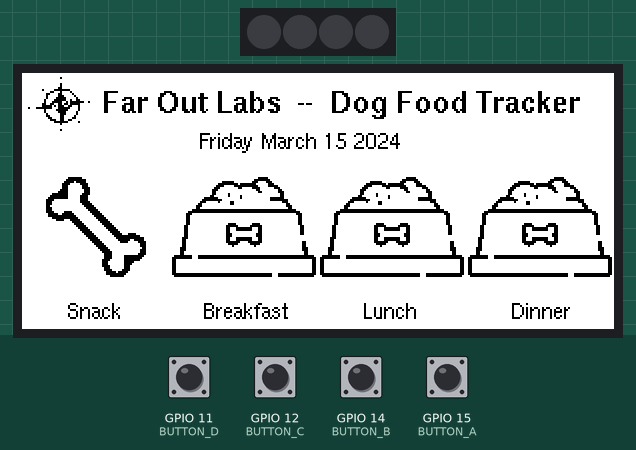
A sketch run on a simulated ESP32-S2. Parts: 4 RGB LEDs in strip order, left to right, 296×128 colour display. Inputs (shaded band) come from the test bench; at power-on: GPIO 11 (BUTTON_D), GPIO 12 (BUTTON_C), GPIO 14 (BUTTON_B), GPIO 15 (BUTTON_A) HIGH. Dim RGB values are drawn brighter than linear; WiFi joins after 1.5 s; servers stay silent unless stated; the local clock reads 2024-03-15 10:24:30 at power-on unless the sketch sets it; not simulated (calls return 0 or success): wifi_password.h; what the sketch prints to the serial monitor is not drawn.

Above: at 4.9 s.
5.0 s: GPIO 11 (BUTTON_D) pulled LOW for 0.15 s
At 6.1 s:
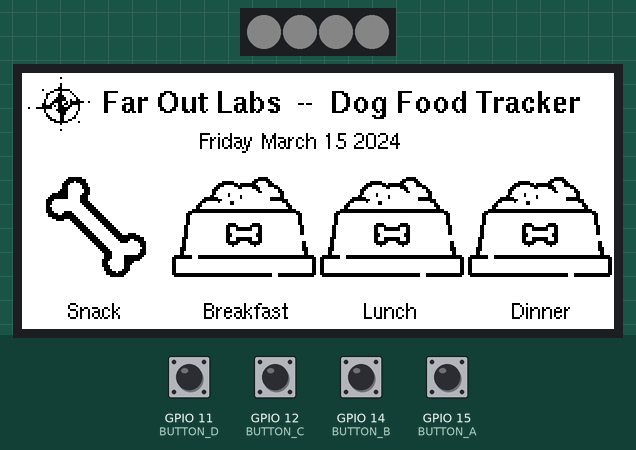
8.1 s: GPIO 12 (BUTTON_C) pulled LOW for 0.15 s
At 10.9 s:
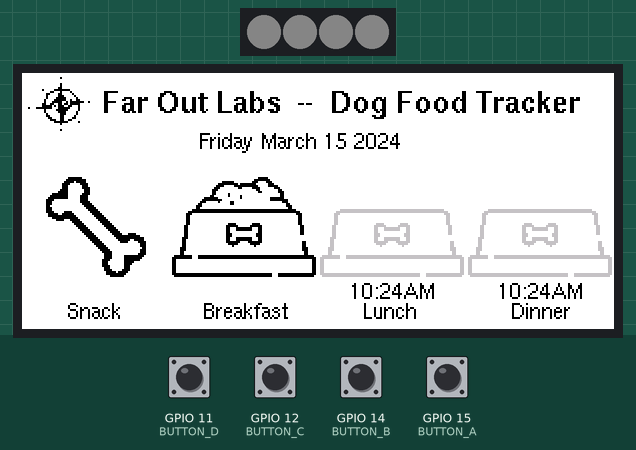
11.2 s: GPIO 14 (BUTTON_B) pulled LOW for 0.15 s
At 14.0 s:
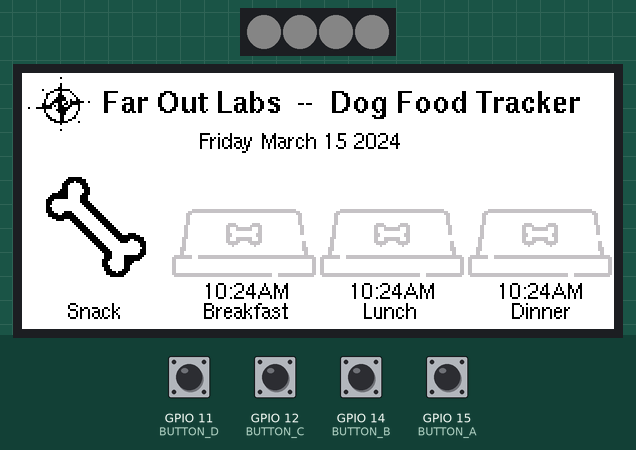
14.3 s: GPIO 15 (BUTTON_A) pulled LOW for 0.15 s
At 16.9 s:
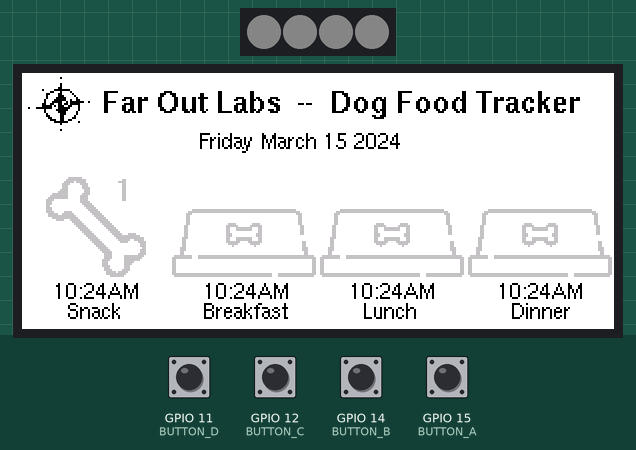
17.4 s: GPIO 11 (BUTTON_D) pulled LOW for 1 s
At 20.5 s:
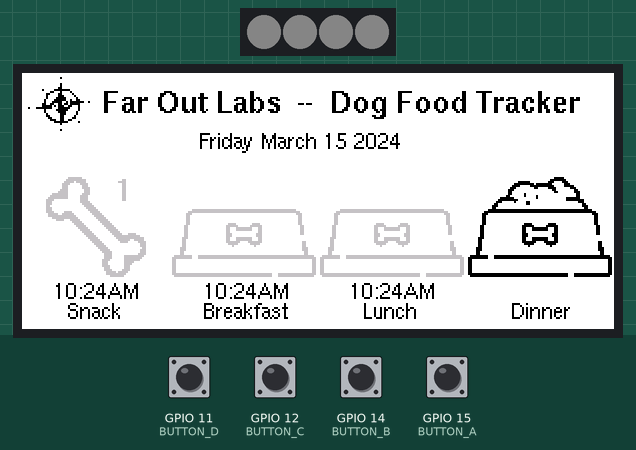
20.9 s: GPIO 12 (BUTTON_C) pulled LOW for 1 s
At 30.2 s:
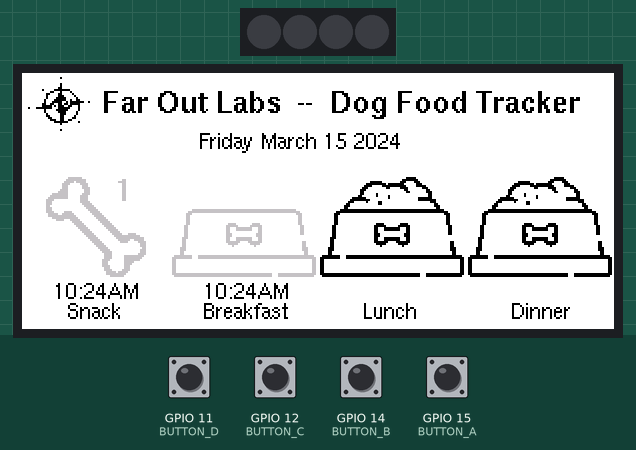
Timing chart, 0 to 30.5 s (numbered marks = the images above; inputs shaded):
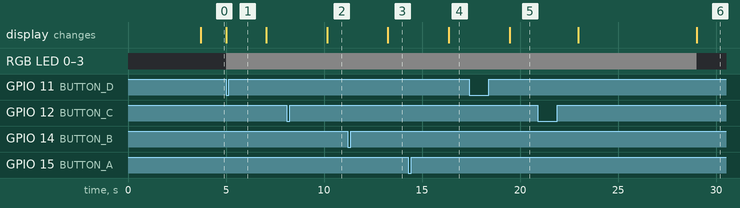

Measured:
- after the input at 5.0 s, RGB LED 0–3: off → RGB(8, 8, 8) at once
- after the input at 8.1 s, the display: changes after 2.1 s (image 2)
- after the input at 11.2 s, the display: changes after 2.1 s (image 3)
- after the input at 14.3 s, the display: changes after 2.1 s (image 4)
- after the input at 17.4 s, the display: changes after 2.1 s (image 5)
- after the input at 20.9 s, the display: first changes after 2.1 s (image 6 shows a later state)

The sketch:

epaper-magtag.ino
```cpp
// (licence header left out)
/*  History:

13sept21 alx Cleaned up for the public

*/


// Set Arduino Board to "Adafruit ESP32 MagTag 2.9"" - all defaults...

#include <SPI.h>
#include <Wire.h>
#include <time.h>

#include "Adafruit_ThinkInk.h"
#include <Adafruit_GFX.h>
#include <Adafruit_NeoPixel.h>
#include <U8g2_for_Adafruit_GFX.h>

#include <WiFi.h>
#include <HTTPClient.h>
#include <WiFiClient.h>

#include "wifi_password.h"
#include "icons.h"


// define this to have the device go to sleep instead of going idle.  Wake with the A button.
// note: not really well tested-  use at your own risk...
//#define SLEEP_ENABLED


#define EPD_CS           8
#define EPD_DC           7
#define SRAM_CS         -1
#define EPD_RESET        6   // can set to -1 and share with microcontroller Reset!
#define EPD_BUSY         5   // can set to -1 to not use a pin (will wait a fixed delay)
#define SD_CS           -1
#define VREF_PIN         4
#define NEOPIX_POWER_PIN GPIO_NUM_21
#define NEOPIX_PIN       GPIO_NUM_1

#define BATTERY_VID_THRESHOLD 50   // percent
#define LOW_BATTERY_THRESHOLD 10   // percent

#define PIXEL_COUNT       4        // Number of NeoPixels on MagTag
#define PIXEL_BRIGHTNESS 16

#define BUTTON_A GPIO_NUM_15
#define BUTTON_B GPIO_NUM_14
#define BUTTON_C GPIO_NUM_12
#define BUTTON_D GPIO_NUM_11

#define kFoodIconWidth        74
#define kFoodIconHeight       74

#define kTimeoutThresholdSecs 8


typedef struct
{
    const uint8_t PIN;
    bool          pressed;
} ButtonRecord;

typedef struct
{
  uint8_t hour;
  uint8_t min;
  uint8_t sec;
  uint8_t day;
} TimeRecord;


enum button_state
{
  kFoodSnackBit     = 1 << 0,
  kFoodBreakfastBit = 1 << 1,
  kFoodLunchBit     = 1 << 2,
  kFoodDinnerBit    = 1 << 3
};

enum alignment
{
  LEFT,
  RIGHT,
  CENTER
};


static const char* s_ssid     = STASSID;
static const char* s_password = STAPSK;

static const char* s_timezone            = "PST8PDT,M3.2.0,M11.1.0";
static const char* s_ntp_server          = "pool.ntp.org";
static int         s_gmt_offset_sec      = -25200; // GMT Offset is 0, for US (-5Hrs) is typically -18000, AU is typically (+8hrs) 28800
static int         s_daylight_offset_sec = 3600;   // In the US/UK DST is +1hr or 3600-secs, other countries may use 2hrs 7200 or 30-mins 1800 or 5.5hrs 19800 Ahead of GMT use + offset behind - offset

static long s_sleep_duration_mins = 60;  // Sleep time in minutes (1 hour so that we can reset the states promptly at midnight)
static int  s_wifi_signal = 0;

static String     s_date_str;
static uint8_t    s_startup_day    = 0;
static TimeRecord s_last_update    = {};
static TimeRecord s_last_snack     = {};
static TimeRecord s_last_breakfast = {};
static TimeRecord s_last_lunch     = {};
static TimeRecord s_last_dinner    = {};

static const char* kFoodSnack     = "Snack";
static const char* kFoodBreakfast = "Breakfast";
static const char* kFoodLunch     = "Lunch";
static const char* kFoodDinner    = "Dinner";

static bool s_idle = false;
static bool s_display_needs_refresh = false;

RTC_DATA_ATTR uint8_t rtc_button_state = 0;
RTC_DATA_ATTR uint8_t rtc_snack_count  = 0;

RTC_DATA_ATTR ButtonRecord button1 = { BUTTON_A, false };
RTC_DATA_ATTR ButtonRecord button2 = { BUTTON_B, false };
RTC_DATA_ATTR ButtonRecord button3 = { BUTTON_C, false };
RTC_DATA_ATTR ButtonRecord button4 = { BUTTON_D, false };

#ifdef SLEEP_ENABLED
RTC_DATA_ATTR bool rtc_booted = false;
#endif

// static classes
Adafruit_NeoPixel strip( PIXEL_COUNT, NEOPIX_PIN, NEO_GRB + NEO_KHZ800 );

// 2.9" Grayscale Featherwing or Breakout:
ThinkInk_290_Grayscale4_T5 display( EPD_DC, EPD_RESET, EPD_CS, SRAM_CS, EPD_BUSY );

U8G2_FOR_ADAFRUIT_GFX u8g2Fonts;  // Select u8g2 font from here: https://github.com/olikraus/u8g2/wiki/fntlistall


//#########################################################################################
// code

void drawString( int x, int y, String text, alignment alignment )
{
  int16_t  x1, y1; //the bounds of x,y and w and h of the variable 'text' in pixels.
  uint16_t w, h;
  display.setTextWrap(false);
  display.getTextBounds(text, x, y, &x1, &y1, &w, &h);
  if (alignment == RIGHT)  x = x - w;
  if (alignment == CENTER) x = x - w / 2;
  u8g2Fonts.setCursor(x, y + h);
  u8g2Fonts.print(text);
}


void drawTime( int x, int y, TimeRecord* tm )
{
  int16_t  x1, y1; //the bounds of x,y and w and h of the variable 'text' in pixels.
  uint16_t w, h;

  char update_time[30];
  struct tm timeInfo = {0};
  timeInfo.tm_hour = tm->hour;
  timeInfo.tm_min  = tm->min;
  timeInfo.tm_sec  = tm->sec;
  timeInfo.tm_mday = tm->day;
  strftime( update_time, sizeof( update_time ), "%I:%M%p", &timeInfo );

  display.setTextWrap( false );
  display.getTextBounds( update_time, x, y, &x1, &y1, &w, &h );
  u8g2Fonts.setCursor( x, y + h );
  u8g2Fonts.print( update_time );
}


uint16_t getTextWidth( String text )
{
  int16_t  x1, y1;
  uint16_t w, h;
  display.setTextWrap(false);
  display.getTextBounds( text, 0, 0, &x1, &y1, &w, &h );
  return w;
}


bool setupTime()
{
  configTime( s_gmt_offset_sec, s_daylight_offset_sec, s_ntp_server, "time.nist.gov");
  setenv("TZ", s_timezone, 1);  //setenv()adds the "TZ" variable to the environment with a value TimeZone, only used if set to 1, 0 means no change
  tzset(); // Set the TZ environment variable
  delay(100);
  bool TimeStatus = updateLocalTime();
  s_startup_day = s_last_update.day;
  return TimeStatus;
}


bool updateLocalTime()
{
  struct tm timeinfo;
  char   time_output[30], day_output[30], update_time[30];
  while( !getLocalTime( &timeinfo, 5000 ) )
  {
    // Wait for 5-sec for time to synchronise
    Serial.println( "Failed to obtain time" );
    return false;
  }

  s_last_update.hour = timeinfo.tm_hour;
  s_last_update.min  = timeinfo.tm_min;
  s_last_update.sec  = timeinfo.tm_sec;
  s_last_update.day  = timeinfo.tm_mday;
  Serial.println( &timeinfo, "%a %b %d %Y   %H:%M:%S" );      // Displays: Saturday, June 24 2017 14:05:49

// see http://www.cplusplus.com/reference/ctime/strftime/
  strftime(update_time, sizeof(update_time), "%A %B %e %Y", &timeinfo);    // Creates: 'Monday September  6 2021'
  s_date_str = update_time;
  return true;
}


bool checkForTimeoutAndReset()
{
  struct tm timeinfo;
  while( !getLocalTime( &timeinfo, 5000 ) )
  {
    // Wait for 5-sec for time to synchronise
    Serial.println( "Failed to obtain time" );
    return false;
  }

  // check to see if we moved onto a new day... we do this here because we already got the current time
  if( s_startup_day && (timeinfo.tm_mday != s_startup_day) )
  {
    // reset all the icons...and date
    Serial.println( "Processing date change: reseting all icons..." );
    rtc_button_state = 0;
    rtc_snack_count = 0;
    s_startup_day = timeinfo.tm_mday;
    s_display_needs_refresh = true;
  }

  // convert everything to seconds...
  uint32_t thenSecs = (s_last_update.hour * 3600) + (s_last_update.min * 60) + s_last_update.sec;
  uint32_t nowSecs  = (timeinfo.tm_hour * 3600) + (timeinfo.tm_min * 60) + timeinfo.tm_sec;

  // do a simple compare
  return (nowSecs - thenSecs) > kTimeoutThresholdSecs;
}


void goIdle()
{
  if( s_idle )
    return;

  // turn off the led if on
  digitalWrite( LED_BUILTIN, HIGH );

  strip.clear();
  strip.show();

  Serial.println( "Going idle..." );
  s_idle = true;
}


void beginSleep()
{
  goIdle();

  pinMode( LED_BUILTIN, INPUT );

  // turn off power to neopixels
  digitalWrite( NEOPIX_POWER_PIN, LOW );
  pinMode( NEOPIX_POWER_PIN, INPUT );

  Serial.println( "Starting deep-sleep period..." );
  esp_sleep_enable_ext0_wakeup( BUTTON_A, 0 ); // 1 = High, 0 = Low

  // put microcontroller to sleep, wake up after specified time - just to update the date
  // button presses will also wake processor
  ESP.deepSleep( s_sleep_duration_mins * 60 * 1e6 );
}


void ARDUINO_ISR_ATTR isr( void* arg )
{
    ButtonRecord* s = static_cast<ButtonRecord*>(arg);
    s->pressed = true;
}


void setNeoPixelsColor( uint32_t color )
{
  for( int i=0; i < strip.numPixels(); i++ )
    strip.setPixelColor(i, color);          //  Set pixel's color (in RAM)

  strip.show();
}


void updateIconState( uint8_t foodBit, bool foodGiven )
{
  if( foodGiven )
    rtc_button_state |= foodBit;
  else
    rtc_button_state &= ~foodBit;

  // now redraw the display...
  s_display_needs_refresh = true;
}


bool getIconState( uint8_t foodBit )
{
  return rtc_button_state & foodBit;
}


//#########################################################################################

void setup(void)
{
  Serial.begin( 115200 );
//  while (!Serial);   // time to get serial running

  pinMode( LED_BUILTIN, OUTPUT );

  pinMode( BUTTON_A, INPUT_PULLUP );
  pinMode( BUTTON_B, INPUT_PULLUP );
  pinMode( BUTTON_C, INPUT_PULLUP );
  pinMode( BUTTON_D, INPUT_PULLUP );
  attachInterruptArg( button1.PIN, isr, &button1, FALLING );
  attachInterruptArg( button2.PIN, isr, &button2, FALLING );
  attachInterruptArg( button3.PIN, isr, &button3, FALLING );
  attachInterruptArg( button4.PIN, isr, &button4, FALLING );

  // turn on power to the NeoPixels.
  pinMode( NEOPIX_POWER_PIN, OUTPUT );
  digitalWrite( NEOPIX_POWER_PIN, LOW );

  strip.begin(); // Initialize NeoPixel strip object (REQUIRED)
  strip.setBrightness( PIXEL_BRIGHTNESS );
  strip.show();  // Initialize all pixels to 'off'

  u8g2Fonts.begin(display);                  // connect u8g2 procedures to Adafruit GFX
  u8g2Fonts.setFontMode(1);                  // use u8g2 transparent mode (this is default)
  u8g2Fonts.setFontDirection(0);             // left to right (this is default)
  u8g2Fonts.setForegroundColor(EPD_BLACK); // apply Adafruit GFX color
  u8g2Fonts.setBackgroundColor(EPD_WHITE); // apply Adafruit GFX color

#ifdef SLEEP_ENABLED
  esp_sleep_wakeup_cause_t wakeup_reason = esp_sleep_get_wakeup_cause();

  // only turn on lights if user woke us up...
  if( wakeup_reason != ESP_SLEEP_WAKEUP_TIMER )
    setNeoPixelsColor( strip.Color(127, 127, 127) );

  // draw first (without the date) so the device responds sooner
  draw_epd( false );
#endif

  startWiFi(); // this routine keeps on trying in poor wifi conditions...
  setupTime();

#ifdef SLEEP_ENABLED
  // draw only once at boot time, the next time we start up, we don't need to update the screen
  // unless a button is pressed...
  if( !rtc_booted || (wakeup_reason == ESP_SLEEP_WAKEUP_TIMER) )
  {
    draw_epd( true );
    rtc_booted = true;
  }
#else
  draw_epd( true );
#endif
}


void loop()
{
  // if there is a button press, reset the time...so we don't time out
  // button presses come from interrupts...
  if( button1.pressed || button2.pressed || button3.pressed || button4.pressed )
  {
#ifndef SLEEP_ENABLED
    setNeoPixelsColor( strip.Color(127, 127, 127) );
    s_idle = false;
#endif
    updateLocalTime();

    // we should debounce the switch by looking at the input PIN again to make sure it's still low. !!@

    // toggle the states
    if( button1.pressed )
    {
      s_last_snack = s_last_update;
      ++rtc_snack_count;
      updateIconState( kFoodSnackBit, rtc_snack_count );
      button1.pressed = false;
    }
    else if( button2.pressed )
    {
      s_last_breakfast = s_last_update;
      updateIconState( kFoodBreakfastBit, !getIconState( kFoodBreakfastBit ) );
      button2.pressed = false;
    }
    else if( button3.pressed )
    {
      s_last_lunch = s_last_update;
      updateIconState( kFoodLunchBit, !getIconState( kFoodLunchBit ) );
      button3.pressed = false;
    }
    else if( button4.pressed )
    {
      s_last_dinner = s_last_update;
      updateIconState( kFoodDinnerBit, !getIconState( kFoodDinnerBit ) );
      button4.pressed = false;
    }
  }

  if( s_display_needs_refresh )
  {
    draw_epd( true );
    s_display_needs_refresh = false;
  }

  // after no activity, go idle-- !!@ in the future if we can detect we are on a battery, we would sleep here...
  if( checkForTimeoutAndReset() )
  {
#ifdef SLEEP_ENABLED
    beginSleep();
#else
    goIdle();
#endif
  }
}


void draw_epd( bool draw_date )
{
  Serial.println("EPD begun");

  display.begin();
  display.clearBuffer();
  display.fillScreen( EPD_WHITE );

  display.drawBitmap( 0, -1, s_folabs_logo, 128, 32, EPD_BLACK );

  u8g2Fonts.setFont( u8g2_font_helvB10_tf );
  drawString( 40, 12, "Far Out Labs  --  Dog Food Tracker", LEFT );

  u8g2Fonts.setForegroundColor( EPD_BLACK );
  u8g2Fonts.setFont( u8g2_font_helvR08_tf );

  uint16_t w = getTextWidth( "Snack" );
  uint16_t centered = (kFoodIconWidth - w) / 2;
  const uint8_t* bitmap = s_Snack;
  uint16_t       grey   = rtc_button_state & kFoodSnackBit ? EPD_GRAY : EPD_BLACK;
  display.drawBitmap( 0, 40, bitmap, kFoodIconWidth, kFoodIconHeight, grey );
  drawString( centered, 40 + 75, String( "Snack" ), LEFT );
  if( rtc_snack_count )
  {
      drawTime( centered - 6, 40 + 65, &s_last_snack );
      u8g2Fonts.setForegroundColor( EPD_GRAY );
      u8g2Fonts.setFont( u8g2_font_helvB10_tf );
      drawString( centered + 25, 56, String( rtc_snack_count ), LEFT );
  }

  u8g2Fonts.setForegroundColor( EPD_BLACK );
  u8g2Fonts.setFont( u8g2_font_helvR08_tf );
  w = getTextWidth( "Breakfast" );
  centered = (kFoodIconWidth - w) / 2;
  bitmap = rtc_button_state & kFoodBreakfastBit ? s_BowlEmpty : s_BowlFull;
  grey   = rtc_button_state & kFoodBreakfastBit ? EPD_GRAY : EPD_BLACK;
  display.drawBitmap( kFoodIconWidth, 40, bitmap, kFoodIconWidth, kFoodIconHeight, grey );
  drawString( kFoodIconWidth + centered + 6, 40 + 75, String( "Breakfast" ), LEFT );
  if( rtc_button_state & kFoodBreakfastBit )
      drawTime( kFoodIconWidth + centered + 7, 40 + 65, &s_last_breakfast );

  w = getTextWidth( "Lunch" );
  centered = (kFoodIconWidth - w) / 2;
  bitmap = rtc_button_state & kFoodLunchBit ? s_BowlEmpty : s_BowlFull;
  grey   = rtc_button_state & kFoodLunchBit ? EPD_GRAY : EPD_BLACK;
  display.drawBitmap( kFoodIconWidth * 2, 40, bitmap, kFoodIconWidth, kFoodIconHeight, grey );
  drawString( kFoodIconWidth * 2 + centered, 40 + 75, String( "Lunch" ), LEFT );
  if( rtc_button_state & kFoodLunchBit )
      drawTime( kFoodIconWidth * 2 + centered - 6, 40 + 65, &s_last_lunch );

  w = getTextWidth( "Dinner" );
  centered = (kFoodIconWidth - w) / 2;
  bitmap = rtc_button_state & kFoodDinnerBit ? s_BowlEmpty : s_BowlFull;
  grey   = rtc_button_state & kFoodDinnerBit ? EPD_GRAY : EPD_BLACK;
  display.drawBitmap( kFoodIconWidth * 3, 40, bitmap, kFoodIconWidth, kFoodIconHeight, grey );
  drawString( kFoodIconWidth * 3 + centered + 3, 40 + 75, String( "Dinner" ), LEFT );
  if( rtc_button_state & kFoodDinnerBit )
      drawTime( kFoodIconWidth * 3 + centered - 3, 40 + 65, &s_last_dinner );

  // draw the date
  if( draw_date )
  {
    uint16_t w = getTextWidth( s_date_str );
    uint16_t centered = (display.width() - w) / 2;
    drawString( centered, 30, s_date_str, LEFT );
  }

//  drawRSSI( 230, 14, s_wifi_signal );
//  drawBattery( 255, 10 );

  // send to e-paper display
  display.display();
}


//#########################################################################################

uint8_t startWiFi()
{
    Serial.print("\nConnecting to: "); Serial.println( String( s_ssid ) );
    WiFi.disconnect();
    WiFi.mode( WIFI_STA );
    WiFi.setAutoConnect( true );
    WiFi.setAutoReconnect( true );
    WiFi.begin( s_ssid, s_password );

    unsigned long start = millis();
    uint8_t       connectionStatus;
    bool          AttemptConnection = true;

    while( AttemptConnection )
    {
        connectionStatus = WiFi.status();
        if( millis() > start + 15000 )
        {
            // Wait 15-secs maximum
            AttemptConnection = false;
        }

        if( connectionStatus == WL_CONNECTED || connectionStatus == WL_CONNECT_FAILED )
        {
            AttemptConnection = false;
        }

        delay( 50 );
        Serial.print( "." );
    }

    if( connectionStatus == WL_CONNECTED )
    {
      s_wifi_signal = WiFi.RSSI(); // Get Wifi Signal strength now, because the WiFi will be turned off to save power!
      Serial.println( "WiFi connected: " + WiFi.localIP().toString() );
    }
    else
       Serial.println("WiFi connection *** FAILED ***");

    return connectionStatus;
}


void stopWiFi()
{
  WiFi.disconnect();
  WiFi.mode( WIFI_OFF );
}


//#########################################################################################
void drawRSSI( int x, int y, int rssi )
{
  int WIFIsignal = 0;
  int xpos = 1;
  int x_offset = 0;

//  Serial.println( "rssi = " + String( rssi ) );
  if( rssi > -20 )
    x_offset = -3; // better center the graph when we have 5 bars

  for( int _rssi = -100; _rssi <= rssi; _rssi = _rssi + 20 )
  {
    if (_rssi <= -20)  WIFIsignal = 20; //            <-20dbm displays 5-bars
    if (_rssi <= -40)  WIFIsignal = 16; //  -40dbm to  -21dbm displays 4-bars
    if (_rssi <= -60)  WIFIsignal = 12; //  -60dbm to  -41dbm displays 3-bars
    if (_rssi <= -80)  WIFIsignal = 8;  //  -80dbm to  -61dbm displays 2-bars
    if (_rssi <= -100) WIFIsignal = 4;  // -100dbm to  -81dbm displays 1-bar
    display.fillRect( x + x_offset + xpos * 6, y - WIFIsignal, 5, WIFIsignal, EPD_BLACK );
    xpos++;
  }
  display.fillRect( x + x_offset, y - 1, 5, 1, EPD_BLACK );
  u8g2Fonts.setFont( u8g2_font_tom_thumb_4x6_tf );
  drawString( x + 17,  y, String( rssi ) + "dBm", CENTER );
}


//#########################################################################################
void drawBattery( int x, int y )
{
  uint8_t percentage = 100;
  float voltage = analogRead( VREF_PIN ) / 4096.0 * 7.46;

  if( voltage > 1 )
  {
    // Only display if there is a valid reading
    int16_t color = EPD_BLACK;

    percentage = 2836.9625 * pow( voltage, 4 ) - 43987.4889 * pow( voltage, 3 ) + 255233.8134 * pow( voltage, 2 ) - 656689.7123 * voltage + 632041.7303;
    if( voltage >= 4.20 )
      percentage = 100;

    if( voltage <= 3.50 )
      percentage = 0;

    Serial.println( "Voltage = " + String( voltage ) + " " + String( percentage ) + "%" );

    // do not draw the battery if it is more than 1/2 full
//    if( percentage > BATTERY_VID_THRESHOLD )
//      return;
//
//    if( percentage <= LOW_BATTERY_THRESHOLD )
//      color = EPD_RED;

    display.drawRect( x + 15, y - 2, 19, 9, EPD_BLACK );
    display.fillRect( x + 13, y,      2, 5, EPD_BLACK );
    display.fillRect( x + 17, y, 15 * percentage / 100.0, 5, color );
//    u8g2Fonts.setFont( u8g2_font_tom_thumb_4x6_tf );
//    drawString( x + 10, y - 11, String( percentage ) + "%", RIGHT );
//    drawString( x + 13, y + 5,  String( voltage, 2 ) + "v", CENTER );
  }
}


// EOF
```

Source omitted: icons.h (data table, 17095 bytes)
